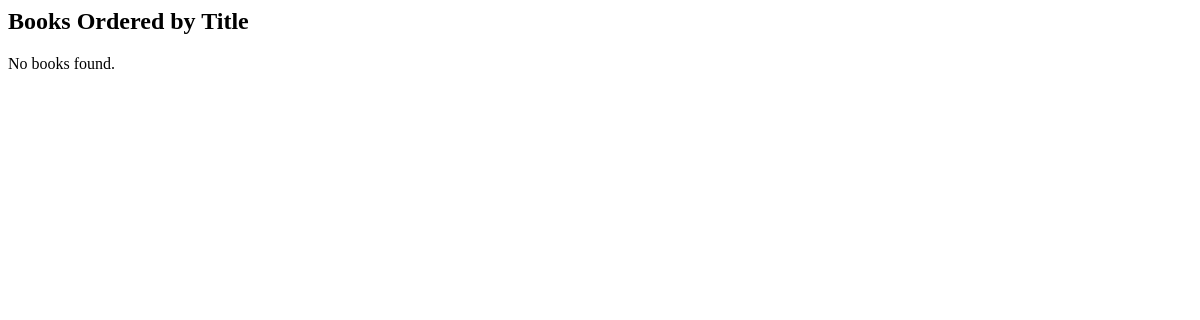
The app's page /books/lab8/task4/, older data.
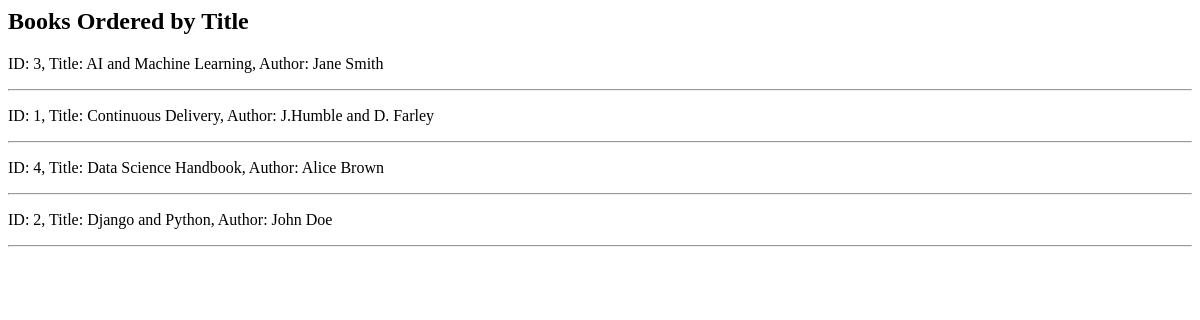
The same page, newer data.
### apps/bookmodule/models.py (models this page shows)
class Book(models.Model):
    title = models.CharField(max_length=50)
    author = models.CharField(max_length=50)
    price = models.FloatField(default=0.0)
    edition = models.SmallIntegerField(default=1)

### apps/bookmodule/views.py (the view)
# urls.py: path('lab8/task4/', views.task4, name='task4'),
def task4(request):
    books = Book.objects.all().order_by('title')
    return render(request, 'bookmodule/task4.html', {'books': books})

### apps/templates/bookmodule/task4.html
<h2>Books Ordered by Title</h2>
{% if books %}
  {% for book in books %}
    <p>ID: {{ book.id }}, Title: {{ book.title }}, Author: {{ book.author }}</p>
    <hr>
  {% endfor %}
{% else %}
  <p>No books found.</p>
{% endif %}

Row changes from the older to the newer data that the page shows:
added Book: id "3", title "AI and Machine Learning", author "Jane Smith"
added Book: id "1", title "Continuous Delivery", author "J.Humble and D. Farley"
added Book: id "4", title "Data Science Handbook", author "Alice Brown"
added Book: id "2", title "Django and Python", author "John Doe"
Text that changed along with them:
text no longer shown: "No books found."
